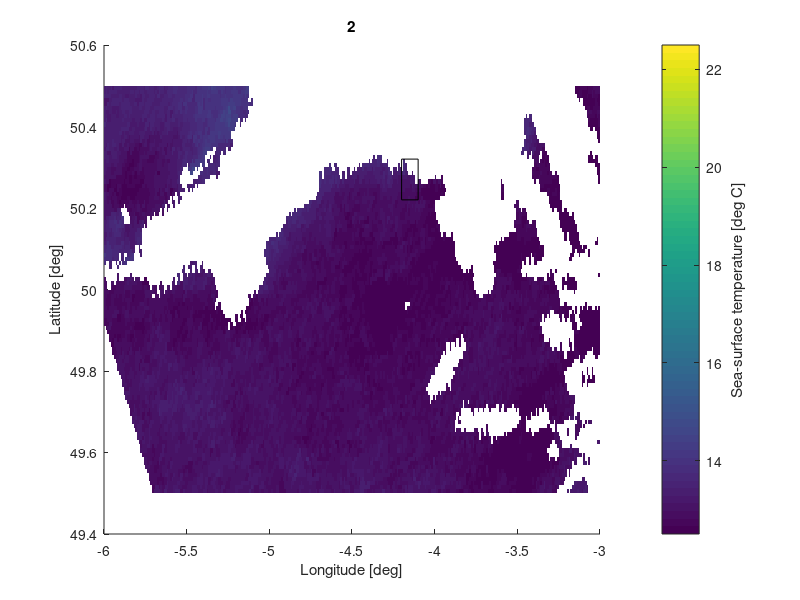

Recreate this plot in MATLAB. (Note: this script raises an error after producing the figure.)
%% Plot pcolor maps of SST from satellite images, with date, latitude, longitude, and save vector of mean and standard deviation of SST in 0.1 study location at each date.
load('sst_cell.mat');
study_sst = zeros(9, 2);
lon2 = (-6 : 0.01 : -3);
lat2 = (49.5 : 0.01 : 50.5)';
dates = ["2021 June 01"; "2021 June 15"; "2021 June 23"; "2021 July 18"; "2021 July 19"; "2021 August 04"; "2021 August 10"; "2021 August 11"; "2021 August 14"];

for d = 1 : 9 % should be to 9 but having issues processing days 6 - 9
    figure(d)
    hold on
    pcolor(lon2, lat2, sst_cell{1, d})
    shading flat
    xlabel('Longitude [deg]')
    ylabel('Latitude [deg]')
    title(dates(d))
    colorbar
    h = colorbar;
    ylabel(h, 'Sea-surface temperature [deg C]')
    caxis([12.5 22.5])
    rectangle('Position', [-4.2 50.22 0.1 0.1])
    study_sst(d, 1) = nanmean(sst_cell{1, d}(find(lat2 == 50.22) : find(lat2 == 50.32), 181 : 191), 'all');
    study_sst(d, 2) = nanstd(sst_cell{1, d}(find(lat2 == 50.22) : find(lat2 == 50.32), 181 : 191), 0, 'all');
end